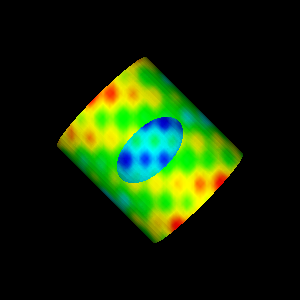

This chart was generated by the following Python code:
#!/usr/bin/env python

# Resample a clipped, transformed wavelet multi-block dataset onto
# another wavelet source using vtkResampleWithDataSet.

# Factory overrides
import vtkmodules.vtkInteractionStyle  # noqa: F401
import vtkmodules.vtkRenderingOpenGL2  # noqa: F401

from vtkmodules.vtkCommonDataModel import (
    vtkCylinder,
    vtkMultiBlockDataSet,
    vtkSphere,
)
from vtkmodules.vtkCommonExecutionModel import vtkExtentTranslator
from vtkmodules.vtkFiltersCore import vtkResampleWithDataSet
from vtkmodules.vtkFiltersGeneral import (
    vtkRandomAttributeGenerator,
    vtkTableBasedClipDataSet,
    vtkTransformFilter,
)
from vtkmodules.vtkFiltersGeometry import vtkCompositeDataGeometryFilter
from vtkmodules.vtkCommonTransforms import vtkTransform
from vtkmodules.vtkImagingCore import vtkRTAnalyticSource  # moved in VTK 9.6
from vtkmodules.vtkRenderingCore import (
    vtkActor,
    vtkCompositePolyDataMapper,
    vtkRenderWindow,
    vtkRenderWindowInteractor,
    vtkRenderer,
)

number_of_input_blocks = 3
number_of_source_blocks = 5

# --- Build input multi-block dataset ---

input_mb = vtkMultiBlockDataSet()
input_mb.SetNumberOfBlocks(number_of_input_blocks)

input_translator = vtkExtentTranslator()
input_translator.SetWholeExtent(-16, 16, -16, 16, -16, 16)
input_translator.SetNumberOfPieces(number_of_input_blocks)
input_translator.SetSplitModeToBlock()

input_wavelet = vtkRTAnalyticSource()
input_wavelet.SetWholeExtent(-16, 16, -16, 16, -16, 16)
input_wavelet.SetCenter(0, 0, 0)

cylinder = vtkCylinder()
cylinder.SetCenter(0, 0, 0)
cylinder.SetRadius(15)
cylinder.SetAxis(0, 1, 0)

clip_cyl = vtkTableBasedClipDataSet()
clip_cyl.SetClipFunction(cylinder)
clip_cyl.InsideOutOn()

clip_sphere = vtkSphere()
clip_sphere.SetCenter(0, 0, 4)
clip_sphere.SetRadius(12)

clip_sphr = vtkTableBasedClipDataSet()
clip_sphr.SetInputConnection(clip_cyl.GetOutputPort())
clip_sphr.SetClipFunction(clip_sphere)

transform = vtkTransform()
transform.RotateZ(45)

trans_filter = vtkTransformFilter()
trans_filter.SetInputConnection(clip_sphr.GetOutputPort())
trans_filter.SetTransform(transform)

random_attrs = vtkRandomAttributeGenerator()
random_attrs.SetInputConnection(trans_filter.GetOutputPort())
random_attrs.GeneratePointScalarsOn()
random_attrs.GeneratePointVectorsOn()
random_attrs.GeneratePointTensorsOn()
random_attrs.GenerateCellScalarsOn()
random_attrs.GenerateCellVectorsOn()
random_attrs.GenerateCellTensorsOn()
random_attrs.GenerateFieldArrayOn()
random_attrs.SetNumberOfTuples(100)

for i in range(number_of_input_blocks):
    block_extent = [0] * 6
    input_translator.SetPiece(i)
    input_translator.PieceToExtent()
    block_extent = list(input_translator.GetExtent())
    input_wavelet.UpdateExtent(block_extent)
    clip_cyl.SetInputData(input_wavelet.GetOutputDataObject(0))
    random_attrs.Update()
    block = random_attrs.GetOutputDataObject(0).NewInstance()
    block.DeepCopy(random_attrs.GetOutputDataObject(0))
    input_mb.SetBlock(i, block)
    block.UnRegister(None)

# --- Build source multi-block dataset ---

source_mb = vtkMultiBlockDataSet()
source_mb.SetNumberOfBlocks(number_of_source_blocks)

source_translator = vtkExtentTranslator()
source_translator.SetWholeExtent(-22, 22, -22, 22, -16, 16)
source_translator.SetNumberOfPieces(number_of_source_blocks)
source_translator.SetSplitModeToBlock()

source_wavelet = vtkRTAnalyticSource()
source_wavelet.SetWholeExtent(-22, 22, -22, 22, -16, 16)
source_wavelet.SetCenter(0, 0, 0)

for i in range(number_of_source_blocks):
    block_extent = [0] * 6
    source_translator.SetPiece(i)
    source_translator.PieceToExtent()
    block_extent = list(source_translator.GetExtent())
    source_wavelet.UpdateExtent(block_extent)
    block = source_wavelet.GetOutputDataObject(0).NewInstance()
    block.DeepCopy(source_wavelet.GetOutputDataObject(0))
    source_mb.SetBlock(i, block)
    block.UnRegister(None)

# Resample input onto source
resample = vtkResampleWithDataSet()
resample.SetInputData(input_mb)
resample.SetSourceData(source_mb)
resample.PassCellArraysOn()
resample.PassPointArraysOn()
resample.Update()

# Extract geometry for rendering
to_poly = vtkCompositeDataGeometryFilter()
to_poly.SetInputData(resample.GetOutputDataObject(0))
to_poly.Update()

scalar_range = to_poly.GetOutput().GetPointData().GetArray("RTData").GetRange()

# Mapper
mapper = vtkCompositePolyDataMapper()
mapper.SetInputConnection(to_poly.GetOutputPort())
mapper.SetScalarRange(scalar_range)

# Actor
actor = vtkActor()
actor.SetMapper(mapper)

# Renderer
renderer = vtkRenderer()
renderer.AddActor(actor)

# Window
render_window = vtkRenderWindow()
render_window.AddRenderer(renderer)
render_window.SetWindowName("resample with dataset")

# Scene
renderer.ResetCamera()

# Interactor
interactor = vtkRenderWindowInteractor()
interactor.SetRenderWindow(render_window)

interactor.Initialize()
interactor.Start()
